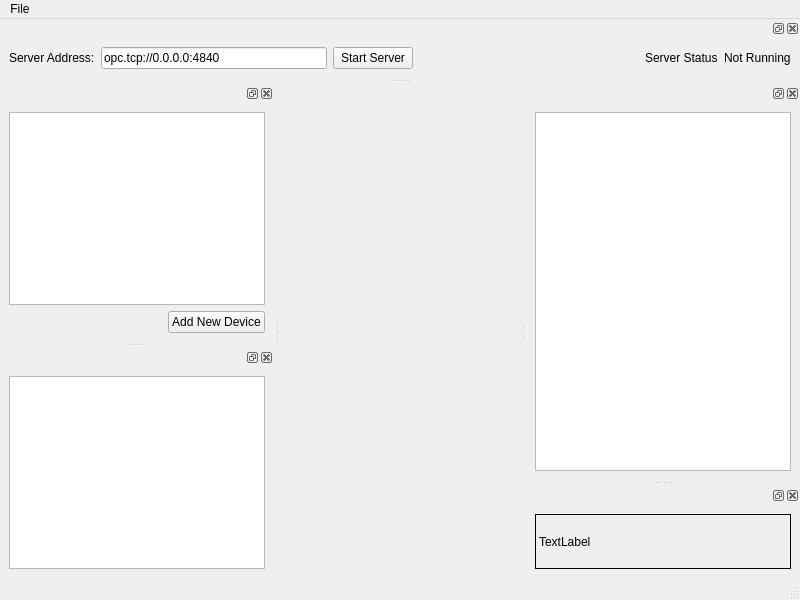
<?xml version="1.0" encoding="UTF-8"?>
<ui version="4.0">
 <class>MainWindow</class>
 <widget class="QMainWindow" name="MainWindow">
  <property name="geometry">
   <rect>
    <x>0</x>
    <y>0</y>
    <width>800</width>
    <height>600</height>
   </rect>
  </property>
  <property name="windowTitle">
   <string>MainWindow</string>
  </property>
  <widget class="QWidget" name="centralwidget">
   <layout class="QVBoxLayout" name="verticalLayout_2"/>
  </widget>
  <widget class="QMenuBar" name="menubar">
   <property name="geometry">
    <rect>
     <x>0</x>
     <y>0</y>
     <width>800</width>
     <height>22</height>
    </rect>
   </property>
   <widget class="QMenu" name="menuFile">
    <property name="title">
     <string>File</string>
    </property>
    <addaction name="actionTimer_and_Device_Editor"/>
    <addaction name="actionAdd_Directory"/>
    <addaction name="actionAdd_File"/>
   </widget>
   <addaction name="menuFile"/>
  </widget>
  <widget class="QStatusBar" name="statusbar"/>
  <widget class="QDockWidget" name="dockWidget">
   <attribute name="dockWidgetArea">
    <number>1</number>
   </attribute>
   <widget class="QWidget" name="dockWidgetContents">
    <layout class="QVBoxLayout" name="verticalLayout">
     <item>
      <widget class="DeviceTree" name="devicesTreeView"/>
     </item>
     <item>
      <layout class="QHBoxLayout" name="horizontalLayout_3">
       <item>
        <spacer name="horizontalSpacer_2">
         <property name="orientation">
          <enum>Qt::Horizontal</enum>
         </property>
         <property name="sizeHint" stdset="0">
          <size>
           <width>40</width>
           <height>20</height>
          </size>
         </property>
        </spacer>
       </item>
       <item>
        <widget class="QPushButton" name="pushButtonAddDevice">
         <property name="text">
          <string>Add New Device</string>
         </property>
        </widget>
       </item>
      </layout>
     </item>
    </layout>
   </widget>
  </widget>
  <widget class="QDockWidget" name="dockWidget_2">
   <attribute name="dockWidgetArea">
    <number>4</number>
   </attribute>
   <widget class="QWidget" name="dockWidgetContents_2">
    <layout class="QHBoxLayout" name="horizontalLayout_2">
     <item>
      <layout class="QHBoxLayout" name="horizontalLayout">
       <item>
        <widget class="QLabel" name="label">
         <property name="text">
          <string>Server Address:</string>
         </property>
        </widget>
       </item>
       <item>
        <widget class="QLineEdit" name="lineEditOPCUAServerAddress">
         <property name="text">
          <string>opc.tcp://0.0.0.0:4840</string>
         </property>
        </widget>
       </item>
       <item>
        <widget class="QPushButton" name="pushButtonStartOPCUAServer">
         <property name="text">
          <string>Start Server</string>
         </property>
        </widget>
       </item>
       <item>
        <spacer name="horizontalSpacer">
         <property name="orientation">
          <enum>Qt::Horizontal</enum>
         </property>
         <property name="sizeHint" stdset="0">
          <size>
           <width>40</width>
           <height>20</height>
          </size>
         </property>
        </spacer>
       </item>
       <item>
        <widget class="QLabel" name="label_2">
         <property name="text">
          <string>Server Status</string>
         </property>
        </widget>
       </item>
       <item>
        <widget class="QLabel" name="labelIsOPCUAServerRunning">
         <property name="text">
          <string>Not Running</string>
         </property>
        </widget>
       </item>
      </layout>
     </item>
    </layout>
   </widget>
  </widget>
  <widget class="QDockWidget" name="dockWidget_3">
   <attribute name="dockWidgetArea">
    <number>2</number>
   </attribute>
   <widget class="QWidget" name="dockWidgetContents_3">
    <layout class="QVBoxLayout" name="verticalLayout_4">
     <item>
      <widget class="QTableView" name="tableView"/>
     </item>
    </layout>
   </widget>
  </widget>
  <widget class="QDockWidget" name="dockWidget_4">
   <attribute name="dockWidgetArea">
    <number>2</number>
   </attribute>
   <widget class="QWidget" name="dockWidgetContents_4">
    <layout class="QVBoxLayout" name="verticalLayout_3">
     <item>
      <widget class="QLabel" name="label_4">
       <property name="frameShape">
        <enum>QFrame::Box</enum>
       </property>
       <property name="text">
        <string>TextLabel</string>
       </property>
      </widget>
     </item>
    </layout>
   </widget>
  </widget>
  <widget class="QDockWidget" name="dockWidget_5">
   <attribute name="dockWidgetArea">
    <number>1</number>
   </attribute>
   <widget class="QWidget" name="dockWidgetContents_5">
    <layout class="QVBoxLayout" name="verticalLayout_5">
     <item>
      <widget class="QTableView" name="tableViewTimers"/>
     </item>
     <item>
      <layout class="QHBoxLayout" name="horizontalLayout_4"/>
     </item>
    </layout>
   </widget>
  </widget>
  <action name="actionTimer_and_Device_Editor">
   <property name="text">
    <string>Timer and Device Editor</string>
   </property>
  </action>
  <action name="actionAdd_Directory">
   <property name="text">
    <string>Add Directory</string>
   </property>
  </action>
  <action name="actionAdd_File">
   <property name="text">
    <string>Add File</string>
   </property>
  </action>
 </widget>
 <customwidgets>
  <customwidget>
   <class>DeviceTree</class>
   <extends>QTreeView</extends>
   <header location="global">device_tree.h</header>
  </customwidget>
 </customwidgets>
 <resources/>
 <connections/>
</ui>
